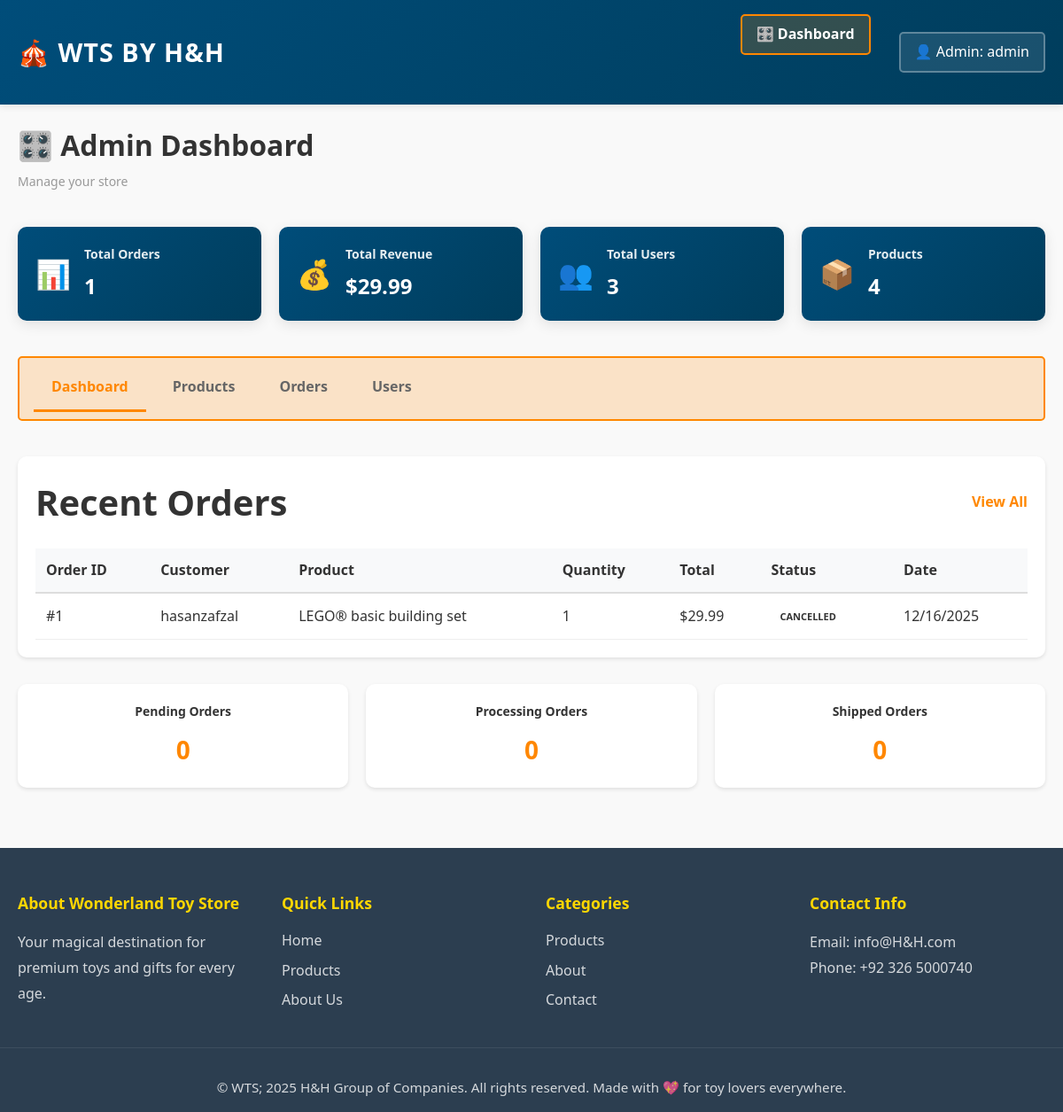
The app's page /admin (signed in), older data.
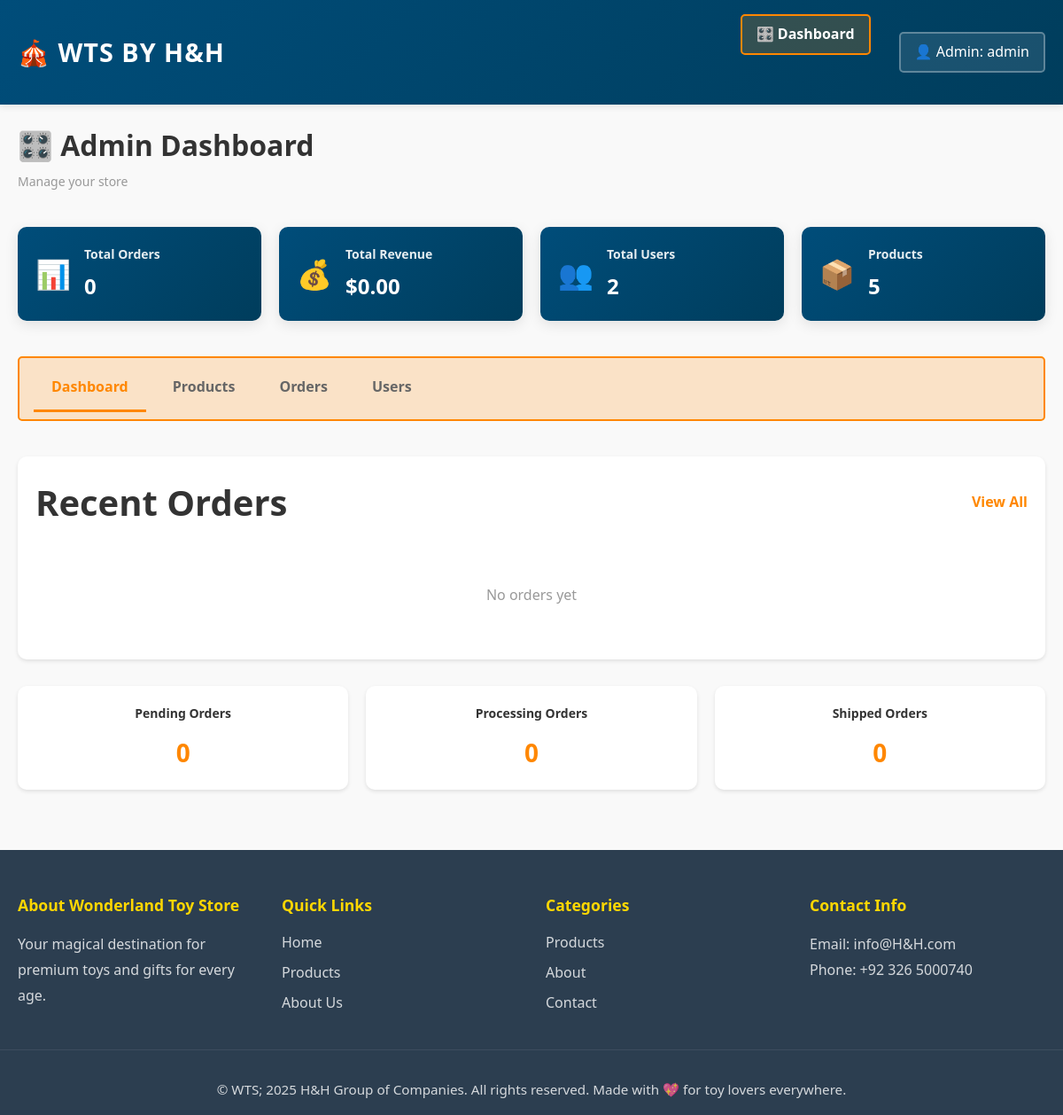
The same page, newer data.
### app/models.py (models this page shows, shortened)
class Order(db.Model):
    __tablename__ = 'orders'
    STATUS_PENDING = 'pending'
    STATUS_PROCESSING = 'processing'
    STATUS_SHIPPED = 'shipped'
    STATUS_DELIVERED = 'delivered'
    STATUS_CANCELLED = 'cancelled'
    id = db.Column(db.Integer, primary_key=True)
    user_id = db.Column(db.Integer, db.ForeignKey('users.id'), nullable=False)
    product_id = db.Column(db.Integer, db.ForeignKey('products.id'), nullable=False)
    quantity = db.Column(db.Integer, default=1, nullable=False)
    total_price = db.Column(db.Float, nullable=False)
    status = db.Column(db.String(20), default=STATUS_PENDING)
    shipping_address = db.Column(db.Text)
    tracking_number = db.Column(db.String(100), nullable=True)
    created_at = db.Column(db.DateTime, default=datetime.utcnow)
    updated_at = db.Column(db.DateTime, default=datetime.utcnow, onupdate=datetime.utcnow)

class User(UserMixin, db.Model):
    __tablename__ = 'users'
    id = db.Column(db.Integer, primary_key=True)
    username = db.Column(db.String(80), unique=True, nullable=False)
    email = db.Column(db.String(120), unique=True, nullable=False)
    password_hash = db.Column(db.String(200), nullable=False)
    reset_token = db.Column(db.String(100), unique=True, nullable=True)
    reset_token_expires = db.Column(db.DateTime, nullable=True)
    is_admin = db.Column(db.Boolean, default=False)
    created_at = db.Column(db.DateTime, default=datetime.utcnow)
    cart = db.relationship('Cart', backref='user', lazy=True, uselist=False)
    orders = db.relationship('Order', backref='user', lazy=True)
    wishlist_items = db.relationship('Wishlist', backref='user', lazy=True, cascade='all, delete-orphan')

class Product(db.Model):
    __tablename__ = 'products'
    id = db.Column(db.Integer, primary_key=True)
    name = db.Column(db.String(120), nullable=False)
    price = db.Column(db.Float, nullable=False)
    description = db.Column(db.Text)
    stock = db.Column(db.Integer, default=0)
    category_id = db.Column(db.Integer, db.ForeignKey('categories.id'), nullable=True)
    image_filename = db.Column(db.String(255), nullable=True)
    created_at = db.Column(db.DateTime, default=datetime.utcnow)
    updated_at = db.Column(db.DateTime, default=datetime.utcnow, onupdate=datetime.utcnow)
    orders = db.relationship('Order', backref='product', lazy=True)
    cart_items = db.relationship('CartItem', backref='product', lazy=True)
    wishlist_items = db.relationship('Wishlist', backref='product', lazy=True, cascade='all, delete-orphan')

### app/routes.py (the view)
@main_bp.route('/admin')
@admin_required
def admin_dashboard():
    total_users = User.query.count()
    total_products = Product.query.count()
    total_orders = Order.query.count()
    total_revenue = db.session.query(db.func.sum(Order.total_price)).scalar() or 0
    recent_orders = Order.query.order_by(Order.created_at.desc()).limit(10).all()
    return render_template('admin/dashboard.html',
                         title='Admin Dashboard',
                         total_users=total_users,
                         total_products=total_products,
                         total_orders=total_orders,
                         total_revenue=total_revenue,
                         recent_orders=recent_orders)

### app/routes.py (called while the page is built)
def admin_required(f):
    @wraps(f)
    def decorated_function(*args, **kwargs):
        if not current_user.is_authenticated or not current_user.is_admin:
            flash('You do not have permission to access this page.', 'error')
            return redirect(url_for('main.index'))
        return f(*args, **kwargs)
    return decorated_function

### app/templates/admin/dashboard.html (shortened to what this page needs)
{% extends "base.html" %}
{% block content %}
<div class="admin-dashboard">
    <div class="admin-header">
        <h1>🎛️ Admin Dashboard</h1>
        <p class="admin-subtitle">Manage your store</p>
    </div>
    <div class="kpi-grid">
        <div class="kpi-card">
            <div class="kpi-icon">📊</div>
            <div class="kpi-content">
                <h3>Total Orders</h3>
                <p class="kpi-value">{{ total_orders }}</p>
            </div>
        </div>
        <div class="kpi-card">
            <div class="kpi-icon">💰</div>
            <div class="kpi-content">
                <h3>Total Revenue</h3>
                <p class="kpi-value">${{ "%.2f"|format(total_revenue) }}</p>
            </div>
        </div>
        <div class="kpi-card">
            <div class="kpi-icon">👥</div>
            <div class="kpi-content">
                <h3>Total Users</h3>
                <p class="kpi-value">{{ total_users }}</p>
            </div>
        </div>
        <div class="kpi-card">
            <div class="kpi-icon">📦</div>
            <div class="kpi-content">
                <h3>Products</h3>
                <p class="kpi-value">{{ total_products }}</p>
            </div>
        </div>
    </div>
    <div class="admin-nav">
        <a href="{{ url_for('main.admin_dashboard') }}" class="nav-btn active">Dashboard</a>
        <a href="{{ url_for('main.admin_products') }}" class="nav-btn">Products</a>
        <a href="{{ url_for('main.admin_orders') }}" class="nav-btn">Orders</a>
        <a href="{{ url_for('main.admin_users') }}" class="nav-btn">Users</a>
    </div>
    <div class="admin-section">
        <div class="section-header">
            <h2>Recent Orders</h2>
            <a href="{{ url_for('main.admin_orders') }}" class="link-view-all">View All</a>
        </div>
        {% if recent_orders %}
            <table class="admin-table">
                <thead>
                    <tr>
                        <th>Order ID</th>
                        <th>Customer</th>
                        <th>Product</th>
                        <th>Quantity</th>
                        <th>Total</th>
                        <th>Status</th>
                        <th>Date</th>
                    </tr>
                </thead>
                <tbody>
                    {% for order in recent_orders %}
                        <tr>
                            <td>#{{ order.id }}</td>
                            <td>{{ order.user.username }}</td>
                            <td>{{ order.product.name }}</td>
                            <td>{{ order.quantity }}</td>
                            <td>${{ "%.2f"|format(order.total_price) }}</td>
                            <td>
                                <span class="status-badge status-{{ order.status }}">{{ order.status.upper() }}</span>
                            </td>
                            <td>{{ order.created_at.strftime('%m/%d/%Y') }}</td>
                        </tr>
                    {% endfor %}
                </tbody>
            </table>
        {% else %}
            <p class="empty-message">No orders yet</p>
        {% endif %}
    </div>
    <div class="stats-section">
        <div class="stat-box">
            <h3>Pending Orders</h3>
            <p class="stat-number">{{ recent_orders|selectattr('status', 'equalto', 'pending')|list|length }}</p>
        </div>
        <div class="stat-box">
            <h3>Processing Orders</h3>
            <p class="stat-number">{{ recent_orders|selectattr('status', 'equalto', 'processing')|list|length }}</p>
        </div>
        <div class="stat-box">
            <h3>Shipped Orders</h3>
            <p class="stat-number">{{ recent_orders|selectattr('status', 'equalto', 'shipped')|list|length }}</p>
        </div>
    </div>
</div>
{% endblock %}

Row changes from the older to the newer data that the page shows:
removed Order: id "1", user.username "hasanzafzal", product.name "LEGO® basic building set", quantity "1", total_price "29.99", status "CANCELLED", created_at "12/16/2025"
Text that changed along with them:
{{ total_orders }}: "1" → "0"
{{ "%.2f"|format(total_revenue) }}: "29.99" → "0.00"
{{ total_users }}: "3" → "2"
{{ total_products }}: "4" → "5"
text no longer shown: "Order ID Customer Product Quantity Total Status Date"
text now shown: "No orders yet"
